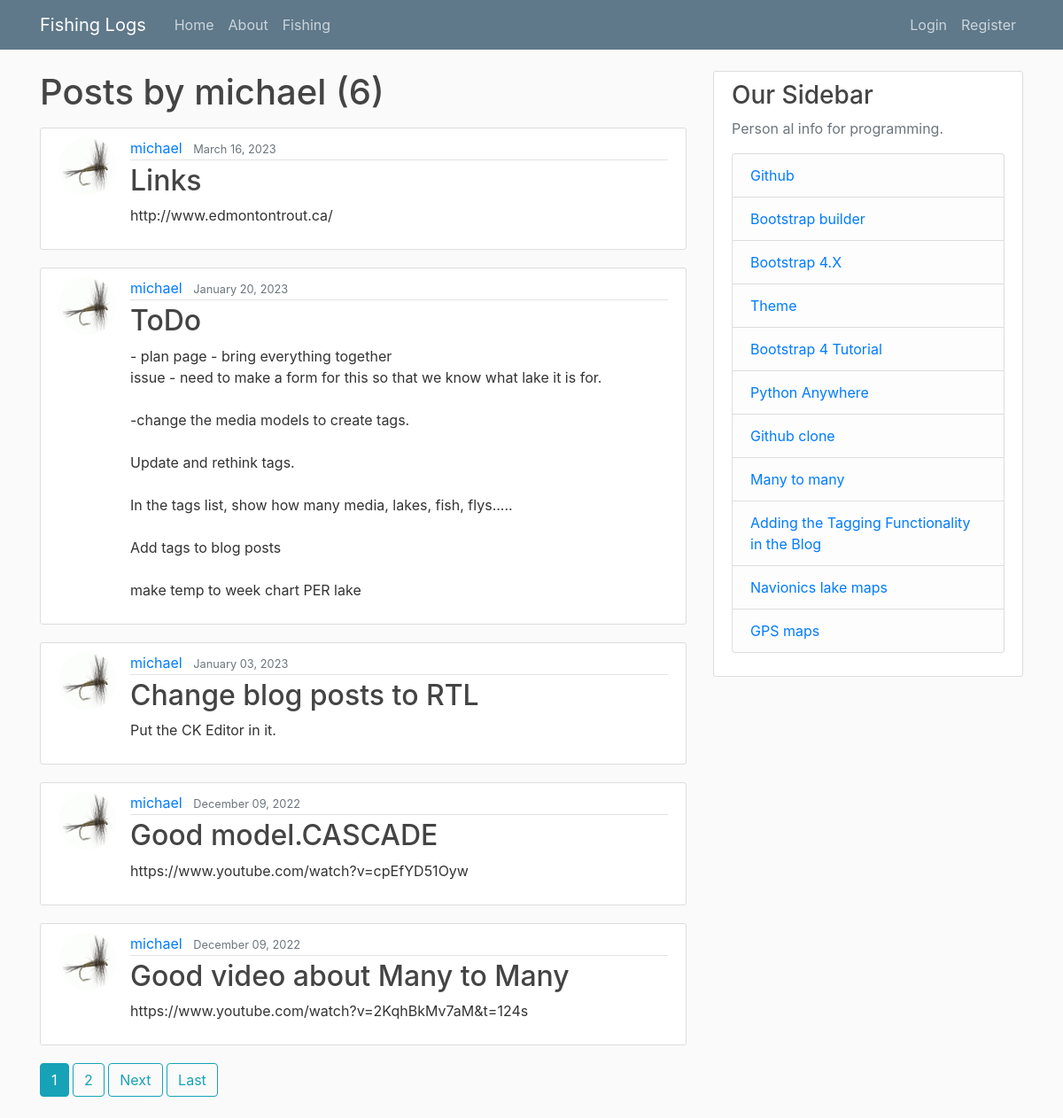
/blog/user/michael, run on the app's committed database.
### blog/models.py (models this page shows, shortened)
class Post(models.Model):
    title = models.CharField(max_length=100)
    content = models.TextField()
    date_posted = models.DateTimeField(default=timezone.now)
    author = models.ForeignKey(User, on_delete=models.CASCADE)

### users/models.py (models this page shows, shortened)
class Profile(models.Model):
    user = models.OneToOneField(User, on_delete=models.CASCADE)
    image = models.ImageField(default='default.jpg', upload_to='profile_pics')

### blog/views.py (the view)
# urls.py: path('user/<str:username>', UserPostListView.as_view(), name='user-posts'),
class UserPostListView(ListView):
    model = Post
    template_name = 'blog/user_posts.html'  # <app>/<model>_<viewtype>.html
    context_object_name = 'posts'
    paginate_by = 5
    def get_queryset(self):
        user = get_object_or_404(User, username=self.kwargs.get('username'))
        return Post.objects.filter(author=user).order_by('-date_posted')

### blog/templates/blog/user_posts.html (shortened to what this page needs)
{% extends "blog/base.html" %}
{% block content %}
    <h1 class="mb-3">Posts by {{ view.kwargs.username }} ({{ page_obj.paginator.count }})</h1>
    {% for post in posts %}
        <article class="media content-section">
          <img class="rounded-circle article-img" src="{{ post.author.profile.image.url }}">
          <div class="media-body">
            <div class="article-metadata">
              <a class="mr-2" href="{% url 'user-posts' post.author.username %}">{{ post.author }}</a>
              <small class="text-muted">{{ post.date_posted|date:"F d, Y" }}</small>
            </div>
            <h2><a class="article-title" href="{% url 'post-detail' post.id %}">{{ post.title }}</a></h2>
            <p class="article-content">{{ post.content }}</p>
          </div>
        </article>
    {% endfor %}
    {% if is_paginated %}
      {% for num in page_obj.paginator.page_range %}
        {% if page_obj.number == num %}
          <a class="btn btn-info mb-4" href="?page={{ num }}">{{ num }}</a>
        {% elif num > page_obj.number|add:'-3' and num < page_obj.number|add:'3' %}
          <a class="btn btn-outline-info mb-4" href="?page={{ num }}">{{ num }}</a>
        {% endif %}
      {% endfor %}
      {% if page_obj.has_next %}
        <a class="btn btn-outline-info mb-4" href="?page={{ page_obj.next_page_number }}">Next</a>
        <a class="btn btn-outline-info mb-4" href="?page={{ page_obj.paginator.num_pages }}">Last</a>
      {% endif %}
    {% endif %}
{% endblock content %}

### static/blog/main.css (style rules this page uses)
body { background: #fafafa; color: #333333; margin-top: 5rem; }
h1, h2, h3, h4, h5, h6 { color: #444444; }
.content-section { background: #ffffff; padding: 10px 20px; border: 1px solid #dddddd; border-radius: 3px; margin-bottom: 20px; }
.article-title { color: #444444; }
.article-content { white-space: pre-line; }
.article-img { height: 65px; width: 65px; margin-right: 16px; }
.article-metadata { padding-bottom: 1px; margin-bottom: 4px; border-bottom: 1px solid #e3e3e3 }

### data on the page
Post: author.profile.image (placeholder picture), author "michael", date_posted "March 16, 2023", title "Links", content "http://www.edmontontrout.ca/"
Post: author.profile.image (placeholder picture), author "michael", date_posted "January 20, 2023", title "ToDo", content "- plan page - bring everything together issue - need to make a form for this so that we know what lake it is for. -change the media models to create tags. Update and rethink tags. In the tags list, show how many media, lakes, fish, flys..... Add tags to blog posts make temp to week chart PER lake"
Post: author.profile.image (placeholder picture), author "michael", date_posted "January 03, 2023", title "Change blog posts to RTL", content "Put the CK Editor in it."
Post: author.profile.image (placeholder picture), author "michael", date_posted "December 09, 2022", title "Good model.CASCADE", content "https://www.youtube.com/watch?v=cpEfYD51Oyw"
Post: author.profile.image (placeholder picture), author "michael", date_posted "December 09, 2022", title "Good video about Many to Many", content "https://www.youtube.com/watch?v=2KqhBkMv7aM&t=124s"

### other printed values
{{ view.kwargs.username }} "michael"
{{ page_obj.paginator.count }} "6"
{{ num }} "1"
{{ num }} "2"
